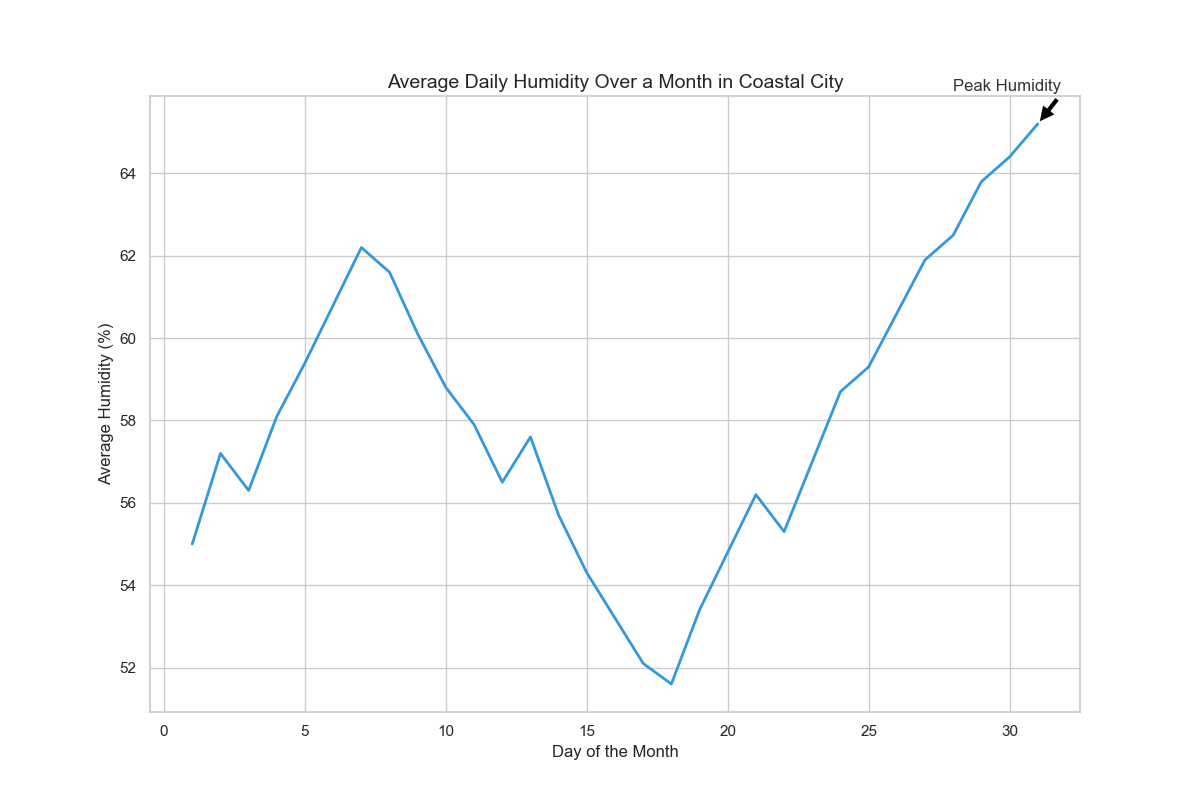

Python code for this plot:

import pandas as pd
import seaborn as sns
import matplotlib.pyplot as plt

# Creating the data
data = {
    'Day': [i for i in range(1, 32)],
    'Average Daily Humidity (%)': [
        55.0, 57.2, 56.3, 58.1, 59.4, 60.8, 62.2, 61.6, 60.1, 58.8, 57.9,
        56.5, 57.6, 55.7, 54.3, 53.2, 52.1, 51.6, 53.4, 54.8, 56.2, 55.3,
        57.0, 58.7, 59.3, 60.6, 61.9, 62.5, 63.8, 64.4, 65.2
    ],
}

# Creating a DataFrame
df = pd.DataFrame(data)

# Setting the theme and size of the plot, as well as choosing a palette
sns.set_theme(style="whitegrid")
plt.figure(figsize=(12, 8))

# Creating the lineplot
humidity_plot = sns.lineplot(
    x='Day',
    y='Average Daily Humidity (%)',
    data=df,
    color="#3498DB",
    lw=2
)

# Adding title and labels
plt.title('Average Daily Humidity Over a Month in Coastal City', fontsize=14)
plt.xlabel('Day of the Month', fontsize=12)
plt.ylabel('Average Humidity (%)', fontsize=12)

# Annotations: highlighting the peak humidity
plt.annotate(
    'Peak Humidity',
    xy=(31, 65.2),
    xytext=(28, 66),
    arrowprops=dict(facecolor='black', shrink=0.05),
    fontsize=12,
    color='#333333'
)

# Show the plot
plt.show()
